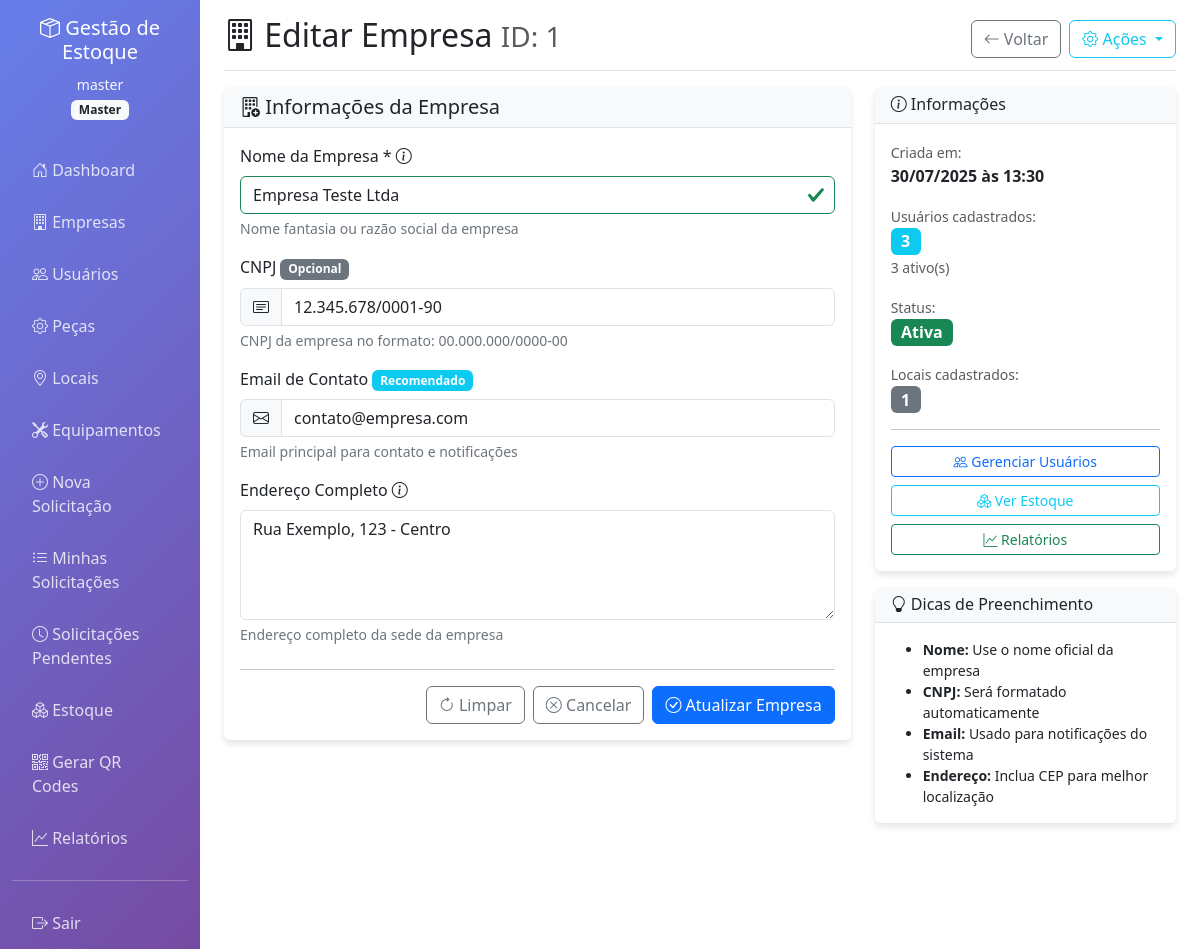
The page /companies/1/edit (signed in) on the database its author committed.
### app.py (models this page shows)
class User(UserMixin, db.Model):
    id = db.Column(db.Integer, primary_key=True)
    username = db.Column(db.String(80), unique=True, nullable=False)
    email = db.Column(db.String(120), unique=True, nullable=False)
    password_hash = db.Column(db.String(255), nullable=False)
    role = db.Column(db.String(20), nullable=False)  # master, admin, solicitante, receptor
    company_id = db.Column(db.Integer, db.ForeignKey('company.id'), nullable=True)
    is_active = db.Column(db.Boolean, default=True)
    created_at = db.Column(db.DateTime, default=datetime.utcnow)
    company = db.relationship('Company', backref='users')

class Company(db.Model):
    id = db.Column(db.Integer, primary_key=True)
    name = db.Column(db.String(100), nullable=False)
    cnpj = db.Column(db.String(20), unique=True)
    address = db.Column(db.Text)
    contact_email = db.Column(db.String(120))
    is_active = db.Column(db.Boolean, default=True)
    created_at = db.Column(db.DateTime, default=datetime.utcnow)

### app.py (the view, shortened to what this page needs)
@app.route('/companies/<int:id>/edit', methods=['GET', 'POST'])
@login_required
@role_required('master')
def edit_company(id):
    company = Company.query.get_or_404(id)
    return render_template('company_form.html', company=company)

### templates/company_form.html (shortened to what this page needs)
{% extends "base.html" %}
{% block content %}
<div class="d-flex justify-content-between flex-wrap flex-md-nowrap align-items-center pt-3 pb-2 mb-3 border-bottom">
    <h1 class="h2">
        <i class="bi bi-building"></i> {{ 'Editar' if company else 'Nova' }} Empresa
        {% if company %}
        <small class="text-muted">ID: {{ company.id }}</small>
        {% endif %}
    </h1>
    <div class="btn-toolbar mb-2 mb-md-0">
        <a href="{{ url_for('manage_companies') }}" class="btn btn-outline-secondary">
            <i class="bi bi-arrow-left"></i> Voltar
        </a>
        {% if company %}
        <div class="btn-group ms-2">
            <button type="button" class="btn btn-outline-info dropdown-toggle" data-bs-toggle="dropdown">
                <i class="bi bi-gear"></i> Ações
            </button>
        </div>
        {% endif %}
    </div>
</div>
<div class="row">
    <div class="col-md-8">
        <div class="card">
            <div class="card-header">
                <h5 class="card-title mb-0">
                    <i class="bi bi-building-add"></i>
                    {{ 'Informações da Empresa' if company else 'Cadastrar Nova Empresa' }}
                </h5>
            </div>
            <div class="card-body">
                <form method="POST" id="company-form" novalidate>
                    <div class="mb-3">
                        <label for="name" class="form-label">
                            Nome da Empresa *
                            <i class="bi bi-info-circle" data-bs-toggle="tooltip"
                               title="Nome fantasia ou razão social da empresa"></i>
                        </label>
                        <input type="text" class="form-control" id="name" name="name"
                               value="{{ company.name if company else '' }}"
                               placeholder="Digite o nome da empresa" required
                               maxlength="100">
                        <div class="form-text">
                            Nome fantasia ou razão social da empresa
                        </div>
                    </div>
                    <div class="mb-3">
                        <label for="cnpj" class="form-label">
                            CNPJ
                            <span class="badge bg-secondary">Opcional</span>
                        </label>
                        <div class="input-group">
                            <span class="input-group-text">
                                <i class="bi bi-card-text"></i>
                            </span>
                            <input type="text" class="form-control" id="cnpj" name="cnpj"
                                   value="{{ company.cnpj if company else '' }}"
                                   placeholder="00.000.000/0000-00"
                                   pattern="[0-9]{2}\.[0-9]{3}\.[0-9]{3}/[0-9]{4}-[0-9]{2}"
                                   maxlength="18">
                        </div>
                        <div class="form-text">
                            CNPJ da empresa no formato: 00.000.000/0000-00
                        </div>
                    </div>
                    <div class="mb-3">
                        <label for="contact_email" class="form-label">
                            Email de Contato
                            <span class="badge bg-info">Recomendado</span>
                        </label>
                        <div class="input-group">
                            <span class="input-group-text">
                                <i class="bi bi-envelope"></i>
                            </span>
                            <input type="email" class="form-control" id="contact_email" name="contact_email"
                                   value="{{ company.contact_email if company else '' }}"
                                   placeholder="contato@empresa.com">
                        </div>
                        <div class="form-text">
                            Email principal para contato e notificações
                        </div>
                    </div>
                    <div class="mb-4">
                        <label for="address" class="form-label">
                            Endereço Completo
                            <i class="bi bi-info-circle" data-bs-toggle="tooltip"
                               title="Endereço completo da sede da empresa"></i>
                        </label>
                        <textarea class="form-control" id="address" name="address" rows="4"
                                  placeholder="Rua, número, bairro, cidade, estado, CEP">{{ company.address if company else '' }}</textarea>
                        <div class="form-text">
                            Endereço completo da sede da empresa
                        </div>
                    </div>
                    <hr>
                    <div class="d-grid gap-2 d-md-flex justify-content-md-end">
                        <button type="button" class="btn btn-outline-secondary" onclick="resetForm()">
                            <i class="bi bi-arrow-clockwise"></i> Limpar
                        </button>
                        <button type="button" class="btn btn-outline-secondary" onclick="history.back()">
                            <i class="bi bi-x-circle"></i> Cancelar
                        </button>
                        <button type="submit" class="btn btn-primary" id="submitBtn">
                            <i class="bi bi-check-circle"></i>
                            {{ 'Atualizar Empresa' if company else 'Criar Empresa' }}
                        </button>
                    </div>
                </form>
            </div>
        </div>
    </div>
    <div class="col-md-4">
        <div class="card">
            <div class="card-header">
                <h6 class="card-title mb-0">
                    <i class="bi bi-info-circle"></i>
                    {{ 'Informações' if company else 'Orientações' }}
                </h6>
            </div>
            <div class="card-body">
                {% if company %}
                <div class="mb-3">
                    <small class="text-muted">Criada em:</small><br>
                    <strong>{{ company.created_at.strftime('%d/%m/%Y às %H:%M') }}</strong>
                </div>
                <div class="mb-3">
                    <small class="text-muted">Usuários cadastrados:</small><br>
                    <span class="badge bg-info fs-6">{{ company.users|length }}</span>
                    {% if company.users|length > 0 %}
                    <br><small class="text-muted">
                        {{ company.users|selectattr('is_active')|list|length }} ativo(s)
                    </small>
                    {% endif %}
                </div>
                <div class="mb-3">
                    <small class="text-muted">Status:</small><br>
                    <span class="badge {{ 'bg-success' if company.is_active else 'bg-secondary' }} fs-6">
                        {{ 'Ativa' if company.is_active else 'Inativa' }}
                    </span>
                </div>
                <div class="mb-3">
                    <small class="text-muted">Locais cadastrados:</small><br>
                    <span class="badge bg-secondary fs-6">{{ company.locations|length if company.locations else 0 }}</span>
                </div>
                <hr>
                <div class="d-grid gap-2">
                    <a href="{{ url_for('manage_users') }}?company_id={{ company.id }}"
                       class="btn btn-outline-primary btn-sm">
                        <i class="bi bi-people"></i> Gerenciar Usuários
                    </a>
                    <a href="{{ url_for('manage_stock') }}?company_id={{ company.id }}"
                       class="btn btn-outline-info btn-sm">
                        <i class="bi bi-boxes"></i> Ver Estoque
                    </a>
                    <a href="{{ url_for('reports') }}?company_id={{ company.id }}"
                       class="btn btn-outline-success btn-sm">
                        <i class="bi bi-graph-up"></i> Relatórios
                    </a>
                </div>
                {% endif %}
            </div>
        </div>
        <div class="card mt-3">
            <div class="card-header">
                <h6 class="card-title mb-0">
                    <i class="bi bi-lightbulb"></i> Dicas de Preenchimento
                </h6>
            </div>
            <div class="card-body">
                <small>
                    <ul class="mb-0">
                        <li><strong>Nome:</strong> Use o nome oficial da empresa</li>
                        <li><strong>CNPJ:</strong> Será formatado automaticamente</li>
                        <li><strong>Email:</strong> Usado para notificações do sistema</li>
                        <li><strong>Endereço:</strong> Inclua CEP para melhor localização</li>
                    </ul>
                </small>
            </div>
        </div>
    </div>
</div>
{% endblock %}

### templates/base.html (shortened to what this page needs)
<!DOCTYPE html>
<html lang="pt-BR">
<head>
    <link href="https://cdn.jsdelivr.net/npm/bootstrap@5.3.0/dist/css/bootstrap.min.css" rel="stylesheet">
    <link href="https://cdn.jsdelivr.net/npm/bootstrap-icons@1.10.0/font/bootstrap-icons.css" rel="stylesheet">
</head>
<body>
    <div class="container-fluid">
        <div class="row">
            {% if current_user.is_authenticated %}
            <nav class="col-md-3 col-lg-2 d-md-block sidebar collapse">
                <div class="position-sticky pt-3">
                    <div class="text-center mb-4">
                        <h5 class="text-white">
                            <i class="bi bi-box-seam"></i>
                            Gestão de Estoque
                        </h5>
                        <small class="text-light">{{ current_user.username }}</small>
                        <br>
                        <span class="badge bg-light text-dark">{{ current_user.role|title }}</span>
                    </div>
                    <ul class="nav flex-column">
                        <li class="nav-item">
                            <a class="nav-link" href="{{ url_for('dashboard') }}">
                                <i class="bi bi-house-door"></i> Dashboard
                            </a>
                        </li>
                        {% if current_user.role == 'master' %}
                        <li class="nav-item">
                            <a class="nav-link" href="{{ url_for('manage_companies') }}">
                                <i class="bi bi-building"></i> Empresas
                            </a>
                        </li>
                        <li class="nav-item">
                            <a class="nav-link" href="{{ url_for('manage_users') }}">
                                <i class="bi bi-people"></i> Usuários
                            </a>
                        </li>
                        <li class="nav-item">
                            <a class="nav-link" href="{{ url_for('manage_parts') }}">
                                <i class="bi bi-gear"></i> Peças
                            </a>
                        </li>
                        {% endif %}
                        {% if current_user.role in ['admin', 'master'] %}
                        <li class="nav-item">
                            <a class="nav-link" href="{{ url_for('manage_locations') }}">
                                <i class="bi bi-geo-alt"></i> Locais
                            </a>
                        </li>
                        <li class="nav-item">
                            <a class="nav-link" href="{{ url_for('manage_equipments') }}">
                                <i class="bi bi-tools"></i> Equipamentos
                            </a>
                        </li>
                        {% endif %}
                        {% if current_user.role in ['solicitante', 'admin', 'master'] %}
                        <li class="nav-item">
                            <a class="nav-link" href="{{ url_for('new_request') }}">
                                <i class="bi bi-plus-circle"></i> Nova Solicitação
                            </a>
                        </li>
                        <li class="nav-item">
                            <a class="nav-link" href="{{ url_for('my_requests') }}">
                                <i class="bi bi-list-ul"></i> Minhas Solicitações
                            </a>
                        </li>
                        {% endif %}
                        {% if current_user.role in ['receptor', 'admin', 'master'] %}
                        <li class="nav-item">
                            <a class="nav-link" href="{{ url_for('pending_requests') }}">
                                <i class="bi bi-clock"></i> Solicitações Pendentes
                            </a>
                        </li>
                        <li class="nav-item">
                            <a class="nav-link" href="{{ url_for('manage_stock') }}">
                                <i class="bi bi-boxes"></i> Estoque
                            </a>
                        </li>
                        <li class="nav-item">
                            <a class="nav-link" href="{{ url_for('generate_qr_codes') }}">
                                <i class="bi bi-qr-code"></i> Gerar QR Codes
                            </a>
                        </li>
                        {% endif %}
                        {% if current_user.role in ['admin', 'master', 'receptor'] %}
                        <li class="nav-item">
                            <a class="nav-link" href="{{ url_for('reports') }}">
                                <i class="bi bi-graph-up"></i> Relatórios
                            </a>
                        </li>
                        {% endif %}
                    </ul>
                    <hr class="text-white">
                    <ul class="nav flex-column">
                        <li class="nav-item">
                            <a class="nav-link" href="{{ url_for('logout') }}">
                                <i class="bi bi-box-arrow-right"></i> Sair
                            </a>
                        </li>
                    </ul>
                </div>
            </nav>
            {% endif %}
            <main class="col-md-9 ms-sm-auto col-lg-10 px-md-4">
                {% block content %}{% endblock %}
            </main>
        </div>
    </div>
</body>
</html>

### rows shown on the page
User: username "master", role "Master"
Company: id "1", name "Empresa Teste Ltda", cnpj "12.345.678/0001-90", contact_email "contato@empresa.com", address "Rua Exemplo, 123 - Centro", created_at "30/07/2025 às 13:30", is_active "Ativa"

### other values the page prints
{{ 'Editar' if company else 'Nova' }} "Editar"
{{ 'Informações da Empresa' if company else 'Cadastrar Nova Empresa' }} "Informações da Empresa"
{{ 'Atualizar Empresa' if company else 'Criar Empresa' }} "Atualizar Empresa"
{{ 'Informações' if company else 'Orientações' }} "Informações"
{{ company.users|length }} "3"
{{ company.users|selectattr('is_active')|list|length }} "3"
{{ company.locations|length if company.locations else 0 }} "1"
